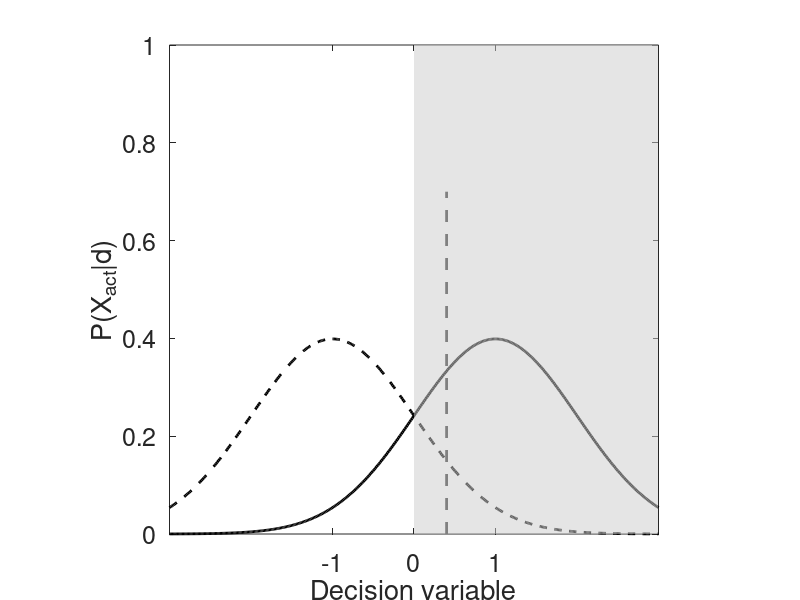

MATLAB code for this plot: (Note: this script raises an error after producing the figure.)
% Script to produce demo plots of first-order, post-decisional and
% second-order model confidence and graphical intuitions
%
% For second-order model simulation, the script shows the effect of Xconf sample on inference on Xact
% calls JAGS model to sample conditional distribution when d is unknown (note that this uses alternative parameterisation of covariance matrix in terms of
% sigma, sigma_act and sigma_conf)
% This requires JAGS and matjags to be installed, see http://psiexp.ss.uci.edu/research/programs_data/jags/
%
% Is savePlots is switched on, will write out figure to file
%
% Steve Fleming 2016

clear all
close all

addpath('~/Dropbox/Utils/matjags/')
figDir = '~/Dropbox/Research/Metacognition/BN_model/selfSelf/figures/';

savePlots = 0;

action = 1;
xp = -0.6;
sigma = 1;
sigma_a = 1;
sigma_p = 1;


%% FIGURE 1A - first-order model example
d1 = 1;
d0 = -1;
x = linspace(-3,3,400);
x_samp = 0.4;

d1_dist = normpdf(x, d1, sigma);
d0_dist = normpdf(x, d0, sigma);

% Likelihood
h1 = figure;
set(gcf, 'Position', [400 400 400 300]);
plot(x, d0_dist, 'k--', 'LineWidth', 2);
hold on
plot(x, d1_dist, 'k', 'LineWidth', 2); 
p=patch([0 3 3 0],[0 0 1 1],[0.8 0.8 0.8], 'LineStyle', 'None');
set(p,'FaceAlpha',0.5);
set(gca, 'FontSize', 18, 'YLim', [0 1], 'XLim', [-3 3], 'XTick', [-1 0 1])
xlabel('Decision variable');
ylabel('P(X_{act}|d)');
axis square

ind = dsearchn(x', x_samp);
line([x_samp x_samp], [0 0.7], 'LineStyle', '--', 'Color', [0.5 0.5 0.5], 'LineWidth', 2);
conf = computeFirstOrderConf(x_samp, sign(x_samp), sigma);
text(0.2, 0.9, 'a = R', 'FontSize', 16)
text(-2, 0.8, ['Confidence = ' num2str(round(conf,2))], 'FontSize', 16)
box off
if savePlots
    saveas(h1, [figDir 'firstOrderModel_plot.png'], 'png');
end

%% FIGURE 1B - post-decisional model example
d1 = 1;
d0 = -1;
sigma = 1;
x = linspace(-3,3,400);
x_act = 0.4;
x_conf = -0.6;

d1_dist = normpdf(x, d1, sigma);
d0_dist = normpdf(x, d0, sigma);

% Likelihood
h2 = figure;
set(gcf, 'Position', [400 400 400 300]);
plot(x, d0_dist, 'k--', 'LineWidth', 2);
hold on
plot(x, d1_dist, 'k', 'LineWidth', 2);
p=patch([0 3 3 0],[0 0 1 1],[0.8 0.8 0.8], 'LineStyle', 'None');
set(p,'FaceAlpha',0.5);
set(gca, 'FontSize', 18, 'YLim', [0 1], 'XLim', [-3 3], 'XTick', [-1 0 1])
xlabel('Decision variable');
ylabel('P(X_{conf}|d)');
axis square

ind = dsearchn(x', x_samp);
line([x_act x_act], [0 0.7], 'LineStyle', '--', 'Color', [0.5 0.5 0.5], 'LineWidth', 2);
line([x_conf x_conf], [0 0.7], 'LineStyle', '-', 'Color', [0.5 0.5 0.5], 'LineWidth', 2);
conf = computeFirstOrderConf(x_conf, sign(x_samp), sigma);
text(0.2, 0.9, 'a = R', 'FontSize', 16)
text(-2, 0.8, ['Confidence = ' num2str(round(conf,2))], 'FontSize', 16)
box off
if savePlots
    saveas(h2, [figDir 'postDecisionModel_plot.png'], 'png');
end

%% FIGURE 1C - second-order model example
% MCMC Parameters
mcmc_params.nchains = 1; % How Many Chains?
mcmc_params.nburnin = 1000; % How Many Burn-in Samples?
mcmc_params.nsamples = 100000;  %How Many Recorded Samples?
mcmc_params.nthin = 1; % How Often is a Sample Recorded?
mcmc_params.doparallel = 0; % Parallel Option
mcmc_params.dic = 0;
% Initialize Unobserved Variables
for i=1:mcmc_params.nchains
    S.x = 0;
    mcmc_params.init0(i) = S;
end

%% Plot bivariate PDF
% Assign variables to the observed nodes
datastruct = struct('sigma', sigma, 'sigma1', sigma_a, 'sigma2', sigma_p);

% Select model file and parameters to monitor
model_file = 'sampleMetaConf.txt';
monitorparams = {'x1','x2'};

% Use JAGS to Sample while clamping x2
[samples, stats] = matjags( ...
    datastruct, ...
    fullfile(pwd, model_file), ...
    mcmc_params.init0, ...
    'doparallel' , mcmc_params.doparallel, ...
    'nchains', mcmc_params.nchains,...
    'nburnin', mcmc_params.nburnin,...
    'nsamples', mcmc_params.nsamples, ...
    'thin', mcmc_params.nthin, ...
    'dic', mcmc_params.dic,...
    'monitorparams', monitorparams, ...
    'savejagsoutput' , 0 , ...
    'verbosity' , 1 , ...
    'cleanup' , 1 , ...
    'workingdir' , 'tmpjags' );

% Approximate bivariate pdf of samples
x1 = samples.x1;
x2 = samples.x2;
d = [mean(x1) mean(x2)];
bigSigma = cov(x1,x2);

xact = linspace(-6, 6, 500);
xconf = xact;
[X1, X2] = meshgrid(xact, xconf);
F = mvnpdf([X1(:) X2(:)],d, bigSigma);
F = reshape(F,length(xconf),length(xact));

h3 = figure;
set(gcf, 'Position', [200 200 400 350], 'colormap', gray)
a1 = axes;
contour(xact, xconf, F)
p=patch([0 6 6 0],[-6 -6 6 6],[0.8 0.8 0.8], 'LineStyle', 'None');
set(p,'FaceAlpha',0.5);
set(gca, 'FontSize', 20, 'XLim', [-6 6]);
line([-6 2], [xp xp], 'LineStyle', '--', 'Color', [0.5 0.5 0.5], 'LineWidth', 2);
xlabel('Decision variable');
ylabel('Confidence variable');
text(3.5, -3, 'a = R', 'FontSize', 16)
box off

%% Use JAGS to sample while clamping x2
% Assign variables to the observed nodes
datastruct = struct('x2', xp, 'sigma', sigma, 'sigma1', sigma_a, 'sigma2', sigma_p, 'a', action);

% Select model file and parameters to monitor
model_file = 'sampleMetaConf.txt';
monitorparams = {'d','a','x1'};

% Use JAGS to Sample while clamping x2
[samples, stats] = matjags( ...
    datastruct, ...
    fullfile(pwd, model_file), ...
    mcmc_params.init0, ...
    'doparallel' , mcmc_params.doparallel, ...
    'nchains', mcmc_params.nchains,...
    'nburnin', mcmc_params.nburnin,...
    'nsamples', mcmc_params.nsamples, ...
    'thin', mcmc_params.nthin, ...
    'dic', mcmc_params.dic,...
    'monitorparams', monitorparams, ...
    'savejagsoutput' , 0 , ...
    'verbosity' , 1 , ...
    'cleanup' , 1 , ...
    'workingdir' , 'tmpjags' );
act = samples.a(:);
act(act == 0) = -1;
conf = mean(act' == samples.d);

axes('Position', [0.25 0.2 0.65 0.1], 'Color', 'None')
f = ksdensity(samples.x1, xact);
f(xact <= 0) = 0;
plot(xact, f, 'k', 'LineWidth', 2)
box off
set(gca, 'XLim', [-3.5 5], 'YLim', [0 1], 'XTickLabel', [], 'FontSize', 11);
ylabel('P(X_{act}|X_{conf}, a)')

if savePlots
    saveas(h3, [figDir 'secondOrderModel_plot.png'], 'png');
end